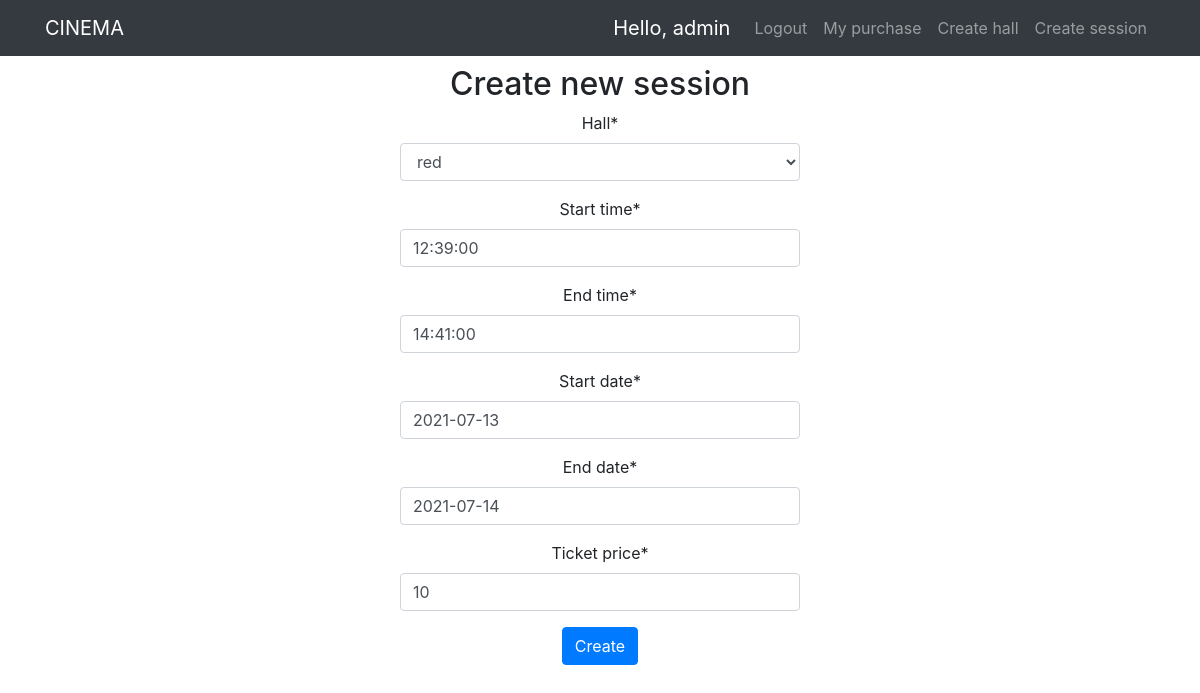
/update-session/1/ (signed in), run on the app's committed database.
### user/models.py (models this page shows)
class Customer(AbstractUser):
    balance = models.PositiveIntegerField(
        verbose_name=_('Amount'),
        default=0,
        blank=False
    )

### cinema/models.py (models this page shows, shortened)
class Session(models.Model):
    hall = models.ForeignKey(Hall, on_delete=models.CASCADE, related_name='sessions', verbose_name=_('Hall'))
    start_time = models.TimeField(verbose_name=_('Start time'))
    end_time = models.TimeField(verbose_name=_('End time'))
    start_date = models.DateField(verbose_name=_('Start date'))
    end_date = models.DateField(verbose_name=_('End date'))
    price = models.PositiveSmallIntegerField(verbose_name=_('Ticket price'))
    status = models.BooleanField(default=True, verbose_name=_('Status'), blank=True)
    class Meta:
        verbose_name = _('Session')
        verbose_name_plural = _('Sessions')

### cinema/views.py (the view, shortened to what this page needs)
# urls.py: path('update-session/<int:pk>/', UpdateSessionView.as_view(), name='update_session'),
class UpdateSessionView(AdminRequiredMixin, UpdateView):
    model = Session
    fields = ('hall', 'start_time', 'end_time', 'start_date', 'end_date', 'price')
    success_url = reverse_lazy('cinema:today')

### cinema/mixins.py (called while the page is built)
    def dispatch(self, request, *args, **kwargs):
        if not request.user.is_superuser:
            raise PermissionDenied
        return super(AdminRequiredMixin, self).dispatch(
            request, *args, **kwargs
        )

### cinema/models.py (called while the page is built)
    def __str__(self):
        return self.name

### templates/cinema/session_form.html (shortened to what this page needs)
{% extends 'base.html' %}
{% load i18n %}
{% load crispy_forms_filters %}
{% block content %}
    <div class="form-group">
        <h2>{% translate 'Create new session' %}</h2>
        <form method="post">
            {{ form|crispy }}
            <button class="btn btn-primary" type="submit">{% translate 'Create' %}</button>
        </form>
    </div>
{% endblock %}

### templates/navbar.html (shortened to what this page needs)
{% load i18n %}
<header>
    <nav class="navbar navbar-expand-md navbar-dark fixed-top bg-dark">
        <div class="container">
            <a class="navbar-brand" href="/">CINEMA</a>
            <div class="d-block" id="navbarText">
                <ul class="navbar-nav mr-auto">
                    {% if user.is_authenticated %}
                        <a class="navbar-brand"> {% translate "Hello," %} {{ user }} </a>
                        <li class="nav-item"><a href="{% url "user:logout" %}"
                                                class="nav-link">{% translate 'Logout' %}</a></li>
                        <li class="nav-item"><a href="{% url 'user:purchases' %}"
                                                class="nav-link">{% translate 'My purchase' %}</a></li>
                        <ul class="navbar-nav mr-auto">
                            {% if user.is_superuser %}
                                <li class="nav-item"><a
                                        href="{% url 'cinema:create_hall' %}"
                                        class="nav-link">{% translate 'Create hall' %}</a></li>
                                <li class="nav-item"><a
                                        href="{% url 'cinema:create_session' %}"
                                        class="nav-link">{% translate 'Create session' %}</a>
                                </li>
                            {% endif %}
                        </ul>
                        </ul>
                        </div>
                    {% else %}
                        <li class="nav-item"><a href="{% url 'user:login' %}"
                                                class="nav-link">{% translate 'Login' %}</a></li>
                        <li class="nav-item"><a href="{% url 'user:register' %}"
                                                class="nav-link">{% translate 'Register' %}</a></li>
                    {% endif %}
        </div>
    </nav>
</header>

### templates/navbar.html (style rules this page uses)
body { padding-top: 65px; }

### templates/cinema/session_form.html (style rules this page uses)
body { width: 400px; text-align: center; margin: 0 auto; }

### data on the page
Customer: username "admin"
Session: hall "red", start_time "12:39:00", end_time "14:41:00", start_date "2021-07-13", end_date "2021-07-14", price "10"
